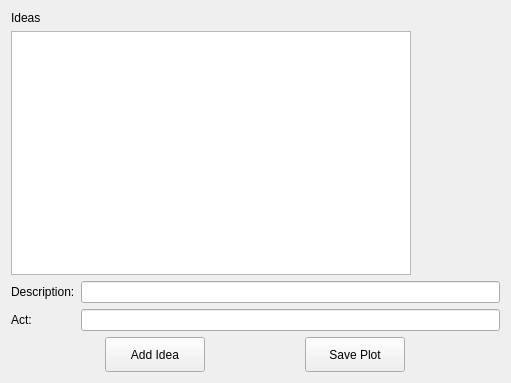
<?xml version="1.0" encoding="UTF-8"?>
<ui version="4.0">
 <class>WriterWindow</class>
 <widget class="QWidget" name="WriterWindow">
  <property name="geometry">
   <rect>
    <x>0</x>
    <y>0</y>
    <width>511</width>
    <height>383</height>
   </rect>
  </property>
  <property name="windowTitle">
   <string>WriterWindow</string>
  </property>
  <layout class="QVBoxLayout" name="verticalLayout">
   <item>
    <widget class="QLabel" name="ideasLabel">
     <property name="text">
      <string>Ideas</string>
     </property>
    </widget>
   </item>
   <item>
    <widget class="QListWidget" name="ideasList">
     <property name="maximumSize">
      <size>
       <width>400</width>
       <height>16777215</height>
      </size>
     </property>
    </widget>
   </item>
   <item>
    <layout class="QFormLayout" name="formLayout">
     <item row="0" column="0">
      <widget class="QLabel" name="descriptionLabel">
       <property name="text">
        <string>Description:</string>
       </property>
      </widget>
     </item>
     <item row="0" column="1">
      <widget class="QLineEdit" name="descriptionLineEdit"/>
     </item>
     <item row="1" column="0">
      <widget class="QLabel" name="actLabel">
       <property name="text">
        <string>Act:</string>
       </property>
      </widget>
     </item>
     <item row="1" column="1">
      <widget class="QLineEdit" name="actLineEdit"/>
     </item>
    </layout>
   </item>
   <item>
    <layout class="QGridLayout" name="gridLayout">
     <item row="0" column="0">
      <widget class="QPushButton" name="addIdeaButton">
       <property name="minimumSize">
        <size>
         <width>0</width>
         <height>35</height>
        </size>
       </property>
       <property name="maximumSize">
        <size>
         <width>100</width>
         <height>16777215</height>
        </size>
       </property>
       <property name="text">
        <string>Add Idea</string>
       </property>
      </widget>
     </item>
     <item row="0" column="1">
      <widget class="QPushButton" name="savePlotButton">
       <property name="minimumSize">
        <size>
         <width>0</width>
         <height>35</height>
        </size>
       </property>
       <property name="maximumSize">
        <size>
         <width>100</width>
         <height>16777215</height>
        </size>
       </property>
       <property name="text">
        <string>Save Plot</string>
       </property>
      </widget>
     </item>
    </layout>
   </item>
  </layout>
 </widget>
 <layoutdefault spacing="6" margin="11"/>
 <resources/>
 <connections>
  <connection>
   <sender>addIdeaButton</sender>
   <signal>clicked()</signal>
   <receiver>WriterWindow</receiver>
   <slot>addIdeaCommand()</slot>
   <hints>
    <hint type="sourcelabel">
     <x>149</x>
     <y>355</y>
    </hint>
    <hint type="destinationlabel">
     <x>149</x>
     <y>431</y>
    </hint>
   </hints>
  </connection>
  <connection>
   <sender>savePlotButton</sender>
   <signal>clicked()</signal>
   <receiver>WriterWindow</receiver>
   <slot>savePlotCommand()</slot>
   <hints>
    <hint type="sourcelabel">
     <x>334</x>
     <y>361</y>
    </hint>
    <hint type="destinationlabel">
     <x>331</x>
     <y>432</y>
    </hint>
   </hints>
  </connection>
 </connections>
 <slots>
  <slot>addIdeaCommand()</slot>
  <slot>savePlotCommand()</slot>
 </slots>
</ui>
